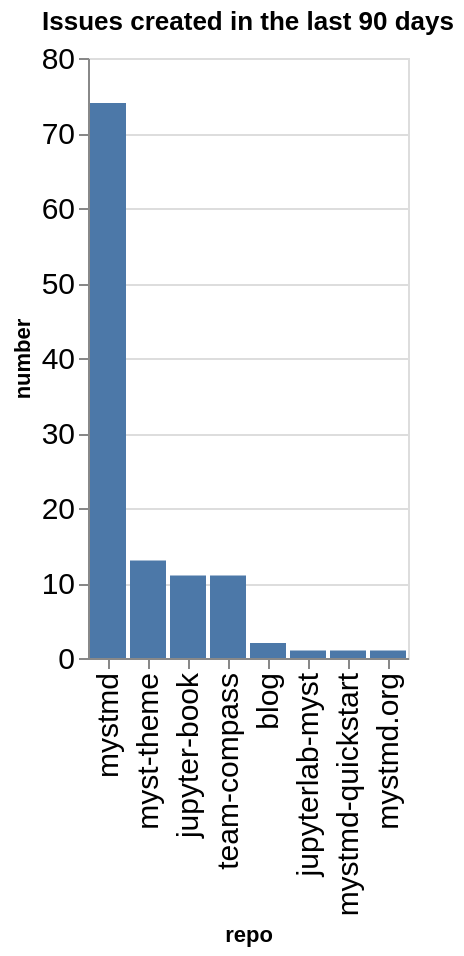

The cell this chart's notebook holds for it:
### Code cell
created_counts = created.groupby(['org', 'repo']).count()['number'].reset_index()
created_counts['org/repo'] = created_counts.apply(lambda a: a['org'] + '/' + a['repo'], axis=1)
sorted_vals = created_counts.sort_values(['org', 'number'], ascending=False)['repo'].values
alt.Chart(data=created_counts, title=f"Issues created in the last {n_days} days").mark_bar().encode(
    x=alt.X('repo', sort=alt.Sort(sorted_vals.tolist())),
    y='number',
)

### Figure 1 — Vega-Lite specification as saved in the notebook (floating-point values rounded to 4 significant figures)
{"config": {"axisLeft": {"labelFontSize": 15}, "axisBottom": {"labelFontSize": 15}}, "data": {"name": "data-8475ccda3af664ac22c32c882f9a915b"}, "mark": {"type": "bar"}, "encoding": {"x": {"field": "repo", "sort": ["mystmd", "myst-theme", "jupyter-book", "team-compass", "blog", "jupyterlab-myst", "mystmd-quickstart", "mystmd.org"], "type": "nominal"}, "y": {"field": "number", "type": "quantitative"}}, "title": "Issues created in the last 90 days", "$schema": "https://vega.github.io/schema/vega-lite/v5.20.1.json", "datasets": {"data-8475ccda3af664ac22c32c882f9a915b": [{"org": "jupyter-book", "repo": "blog", "number": 2, "org/repo": "jupyter-book/blog"}, {"org": "jupyter-book", "repo": "jupyter-book", "number": 11, "org/repo": "jupyter-book/jupyter-book"}, {"org": "jupyter-book", "repo": "jupyterlab-myst", "number": 1, "org/repo": "jupyter-book/jupyterlab-myst"}, {"org": "jupyter-book", "repo": "myst-theme", "number": 13, "org/repo": "jupyter-book/myst-theme"}, {"org": "jupyter-book", "repo": "mystmd", "number": 74, "org/repo": "jupyter-book/mystmd"}, {"org": "jupyter-book", "repo": "mystmd-quickstart", "number": 1, "org/repo": "jupyter-book/mystmd-quickstart"}, {"org": "jupyter-book", "repo": "mystmd.org", "number": 1, "org/repo": "jupyter-book/mystmd.org"}, {"org": "jupyter-book", "repo": "team-compass", "number": 11, "org/repo": "jupyter-book/team-compass"}]}}
